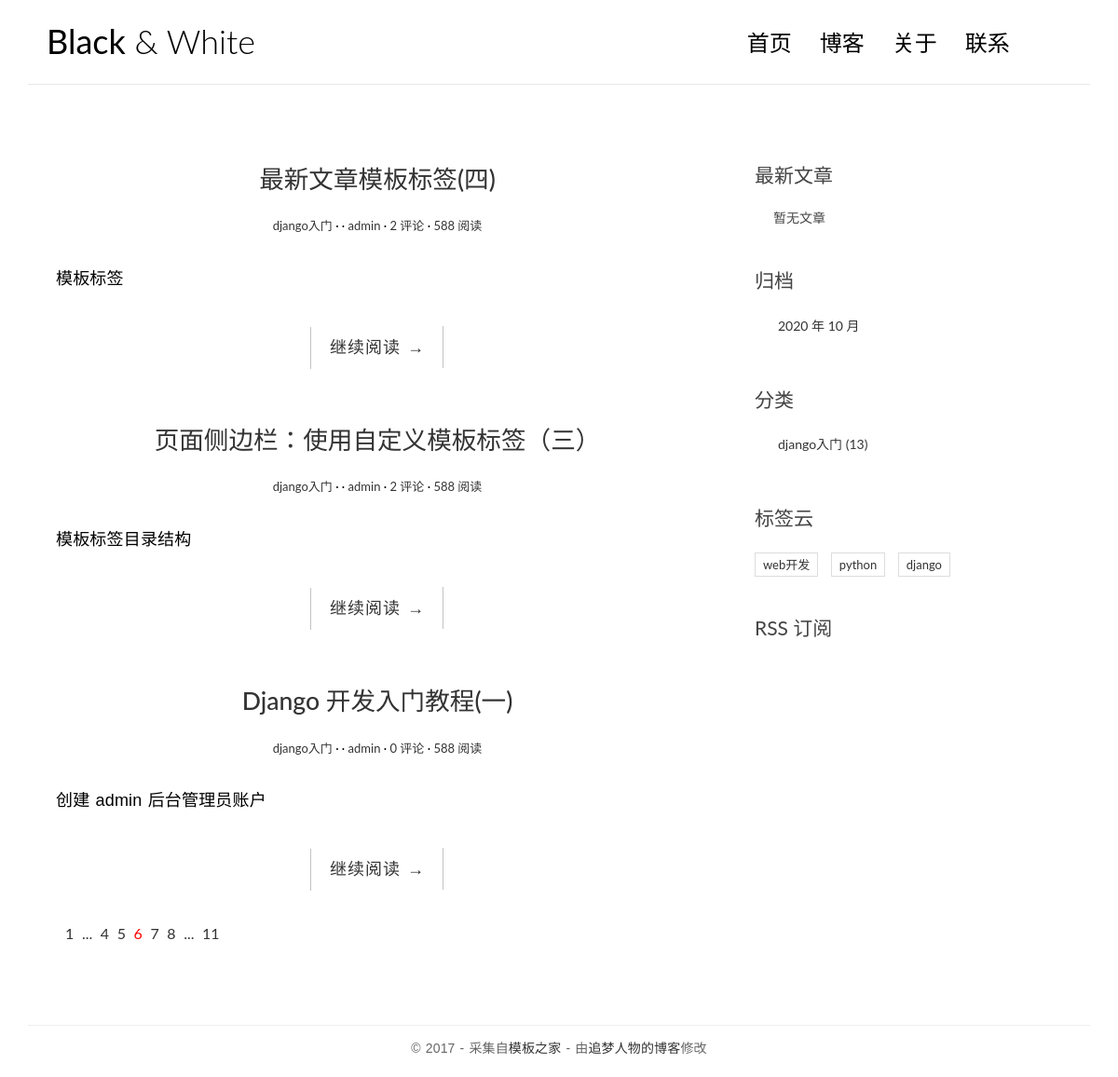
The page / on the database its author committed.
### blog/models.py (models this page shows, shortened)
class Post(models.Model):
    title = models.CharField('标题', max_length=70)
    body = models.TextField('正文')
    modified_time = models.DateTimeField('修改时间')
    created_time = models.DateTimeField('创建时间', default=timezone.now)
    excerpt = models.CharField('摘要', max_length=200, blank=True)
    category = models.ForeignKey(Category, verbose_name='分类', on_delete=models.CASCADE)
    tags = models.ManyToManyField(Tag, verbose_name='标签', blank=True)
    author = models.ForeignKey(User, verbose_name='作者', on_delete=models.CASCADE)
    class Meta:
        verbose_name = '文章'
        verbose_name_plural = verbose_name
        ordering = ['-created_time']
    def get_absolute_url(self):
        return reverse('blog:detail', kwargs={'pk': self.pk})

class Category(models.Model):
    name = models.CharField(max_length=100)
    class Meta:
        verbose_name = '分类'
        verbose_name_plural = verbose_name

class Tag(models.Model):
    name = models.CharField(max_length=100)
    class Meta:
        verbose_name = '标签'
        verbose_name_plural = verbose_name

### blog/views.py (the view)
# urls.py: path('', views.index, name='index'),
def index(request):
    post_list = Post.objects.all().order_by('-created_time')
    return render(request, 'blog/index.html', context={'post_list':post_list})

### blog/templatetags/blog_extras.py (called while the page is built)
@register.inclusion_tag('blog/inclusions/_recent_posts.html', takes_context=True)
def show_recent_posts(context, num=5):
    return {
        'recent_post_list': Post.objects.all().order_by('-created_time')[:num]
    }

@register.inclusion_tag('blog/inclusions/_archives.html', takes_context=True)
def show_archives(context):
    return {
        'date_list': Post.objects.dates('created_time', 'month', order='DESC'),
    }

@register.inclusion_tag('blog/inclusions/_categories.html', takes_context=True)
def show_categories(context):
    return {
        'category_list': Category.objects.all(),
    }

@register.inclusion_tag('blog/inclusions/_tags.html', takes_context=True)
def show_tags(context):
    return {
        'tag_list': Tag.objects.all(),
    }

### templates/blog/index.html (shortened to what this page needs)
{% extends 'base.html' %}
{% load static %}
                {% block main %}
                {% for post in post_list %}
                <article class="post post-1">
                    <header class="entry-header">
                        <h1 class="entry-title">
                            <a href="{{ post.get_absolute_url }}">{{ post.title }}</a>
                        </h1>
                        <div class="entry-meta">
                            <span class="post-category"><a href="#">{{ post.category.name }}</a></span>
                            <span class="post-date"></span>
                            <span class="post-author"><a href="#">{{ post.author }}</a></span>
                            <span class="comments-link"><a href="{{ post.get_absolute_url }}#comment-area">{{ post.comment_set.count }} 评论</a></span>
                            <span class="views-count"><a href="#">588 阅读</a></span>
                        </div>
                    </header>
                    <div class="entry-content clearfix">
                        <p>{{ post.excerpt }}</p>
                        <div class="read-more cl-effect-14">
                            <a href="{{ post.get_absolute_url }}" class="more-link">继续阅读 <span class="meta-nav">→</span></a>
                        </div>
                    </div>
                </article>
                {% empty %}
                <div class="no-post">暂时还没有发布文章</div>
                {% endfor %}
                <div class="pagination">
                    <ul>
                        <li><a href="">1</a></li>
                        <li><a href="">...</a></li>
                        <li><a href="">4</a></li>
                        <li><a href="">5</a></li>
                        <li class="current"><a href="">6</a></li>
                        <li><a href="">7</a></li>
                        <li><a href="">8</a></li>
                        <li><a href="">...</a></li>
                        <li><a href="">11</a></li>
                    </ul>
                </div>
                {% endblock main %}

### templates/base.html (shortened to what this page needs)
{% load static %}
{% load blog_extras %}
<!DOCTYPE html>
<html>
<head>
    <link rel="stylesheet" href="http://code.ionicframework.com/ionicons/2.0.1/css/ionicons.min.css">
    <link rel="stylesheet" href="{% static 'blog/css/bootstrap.min.css'%}">
    <link rel="stylesheet" href="{% static 'blog/css/pace.css' %}">
    <link rel="stylesheet" href="{% static 'blog/css/custom.css' %}">
    <link href="https://cdn.bootcss.com/highlight.js/9.15.8/styles/github.min.css" rel="stylesheet">
</head>
<body>
<div class="container">
    <header id="site-header">
        <div class="row">
            <div class="col-md-4 col-sm-5 col-xs-8">
                <div class="logo">
                    <h1><a href="{% url 'blog:index' %}"><b>Black</b> &amp; White</a></h1>
                </div>
            </div>
            <div class="col-md-8 col-sm-7 col-xs-4">
                <nav class="main-nav" role="navigation">
                    <div class="collapse navbar-collapse" id="bs-example-navbar-collapse-1">
                        <ul class="nav navbar-nav navbar-right">
                            <li class="cl-effect-11"><a href="{% url 'blog:index' %}" data-hover="首页">首页</a></li>
                            <li class="cl-effect-11"><a href="full-width.html" data-hover="博客">博客</a></li>
                            <li class="cl-effect-11"><a href="about.html" data-hover="关于">关于</a></li>
                            <li class="cl-effect-11"><a href="contact.html" data-hover="联系">联系</a></li>
                        </ul>
                    </div>
                </nav>
            </div>
        </div>
    </header>
</div>
<div class="content-body">
    <div class="container">
        <div class="row">
            <main class="col-md-8">
                {% block main %}
                {% endblock main %}
            </main>
            <aside class="col-md-4">
                 {% show_recent_posts 10 %}
                 {% show_archives %}
                 {% show_categories %}
                 {% show_tags %}
                <div class="rss">
                    <a href=""> RSS 订阅</a>
                </div>
            </aside>
        </div>
    </div>
</div>
<footer id="site-footer">
    <div class="container">
        <div class="row">
            <div class="col-md-12">
                <p class="copyright">&copy 2017 - 采集自<a href="http://www.cssmoban.com/"
                                                        target="_blank" title="模板之家">模板之家</a>
                    - 由<a href="http://zmrenwu.com/" title="网页模板" target="_blank">追梦人物的博客</a>修改
                </p>
            </div>
        </div>
    </div>
</footer>
<body>
</body>
</body>
</html>

### templates/blog/inclusions/_recent_posts.html
<div class="widget widget-recent-posts">
    <h3 class="widget-title">最新文章</h3>
    <ul>
        {% for post in rencent_post_list %}
        <li>
            <a href="{{ post.get_absolute_url }}">{{ post.title }}</a>
        </li>
        {% empty %}
            暂无文章
        {% endfor %}
    </ul>
</div>

### templates/blog/inclusions/_archives.html
<div class="widget widget-archives">
  <h3 class="widget-title">归档</h3>
  <ul>
    {% for date in date_list %}
      <li>
        <a href="{% url 'blog:archive' date.year date.month %}">
            {{ date.year }} 年 {{ date.month }} 月
        </a>
      </li>
    {% empty %}
      暂无归档！
    {% endfor %}
  </ul>
</div>

### templates/blog/inclusions/_categories.html
<div class="widget widget-category">
    <h3 class="widget-title">分类</h3>
    <ul>
        {% for category in category_list %}
        <li>
            <a href="{% url 'blog:category' category.pk %}">{{ category.name }} <span class="post-count">(13)</span></a>
        </li>
        {% empty %}
            暂无分类
        {% endfor %}
    </ul>
</div>

### templates/blog/inclusions/_tags.html
<div class="widget widget-tag-cloud">
    <h3 class="widget-title">标签云</h3>
    <ul>
        {% for tag in tag_list %}
        <li>
            <a href="{% url 'blog:tag' tag.pk %}">{{ tag.name }}</a>
        </li>
        {% empty %}
            暂无标签
        {% endfor %}
    </ul>
</div>

### blog/static/blog/css/custom.css (style rules this page uses)
* { outline: none; }
h1, h2, h3, h4, h5, h6 { margin-top: 0; }
b { font-weight: 400; }
a { color: #333; }
body { color: #444; font-family: 'Lato', sans-serif; }
p { font-family: 'Ubuntu', sans-serif; font-weight: 400; word-spacing: 1px; letter-spacing: 0.01em; }
#site-header { background-color: #FFF; padding: 25px 20px; margin-bottom: 40px; border-bottom: 1px solid #e7e7e7; }
.logo h1 a { color: #000; }
.logo h1 { margin: 0; font-family: 'Lato', sans-serif; font-weight: 300; }
.main-nav { margin-top: 11px; max-width: 95%; }
.main-nav a { color: #000000 !important; padding: 0 0 5px 0 !important; margin-right: 30px; font-family: 'Lato', sans-serif; font-weight: 300; font-size: 24px; }
.cl-effect-11 a { padding: 10px 0; color: #0972b4; text-shadow: none; }
.cl-effect-11 a::before { position: absolute; top: 0; left: 0; overflow: hidden; padding: 0 0 5px 0 !important; max-width: 0; border-bottom: 1px solid #000; color: #000; content: attr(data-hover); white-space: nowrap; -webkit-transition: max-width 0.5s; -moz-transition: max-width 0.5s; transition: max-width 0.5s; }
.content-body { padding-bottom: 4em; }
.post { background: #fff; padding: 30px 30px 0; }
.entry-title { text-align: center; font-size: 1.9em; margin-bottom: 20px; line-height: 1.6; padding: 10px 20px 0; }
.entry-meta { text-align: center; color: #DDDDDD; font-size: 13px; margin-bottom: 30px; }
.entry-content { font-size: 18px; line-height: 1.9; font-weight: 300; color: #000; }
.post-category::after, .post-date::after, .post-author::after, .comments-link::after { content: ' ·'; color: #000; }
.read-more { font-family: 'Ubuntu', sans-serif; font-weight: 400; word-spacing: 1px; letter-spacing: 0.01em; text-align: center; margin-top: 20px; }
.cl-effect-14 a { padding: 0 20px; height: 45px; line-height: 45px; position: relative; display: inline-block; margin: 15px 25px; letter-spacing: 1px; font-weight: 400; text-shadow: 0 0 1px rgba(255, 255, 255, 0.3); }
.cl-effect-14 a::before, .cl-effect-14 a::after { position: absolute; width: 45px; height: 1px; background: #C3C3C3; content: ''; -webkit-transition: all 0.3s; -moz-transition: all 0.3s; transition: all 0.3s; pointer-events: none; }
.cl-effect-14 a::before { top: 0; left: 0; -webkit-transform: rotate(90deg); -moz-transform: rotate(90deg); transform: rotate(90deg); -webkit-transform-origin: 0 0; -moz-transform-origin: 0 0; transform-origin: 0 0; }
.cl-effect-14 a::after { right: 0; bottom: 0; -webkit-transform: rotate(90deg); -moz-transform: rotate(90deg); transform: rotate(90deg); -webkit-transform-origin: 100% 0; -moz-transform-origin: 100% 0; transform-origin: 100% 0; }
.widget { background: #fff; padding: 30px 0 0; }
.widget-title { font-size: 1.5em; margin-bottom: 20px; line-height: 1.6; padding: 10px 0 0; font-weight: 400; }
.widget-recent-posts ul { padding: 0; margin: 0; padding-left: 20px; }
.widget-archives ul { padding: 0; margin: 0; padding-left: 25px; }
.widget-archives ul li { list-style-type: none; position: relative; line-height: 170%; margin-bottom: 10px; }
.widget-archives ul li::before { content: '\f3f3'; font-family: "Ionicons"; position: absolute; left: -25px; top: 1px; font-size: 16px; color: #000; }
.widget-category ul { padding: 0; margin: 0; padding-left: 25px; }
.widget-category ul li { list-style-type: none; position: relative; line-height: 170%; margin-bottom: 10px; }
.widget-category ul li::before { content: '\f3fe'; font-family: "Ionicons"; position: absolute; left: -25px; top: 1px; font-size: 18px; color: #000; }
.widget-tag-cloud ul { padding: 0; margin: 0; margin-right: -10px; }
.widget-tag-cloud ul li { list-style-type: none; font-size: 13px; display: inline-block; margin-right: 10px; margin-bottom: 10px; padding: 3px 8px; border: 1px solid #ddd; }
.rss { font-size: 21px; margin-top: 30px; }
.rss a { color: #444; }
#site-footer { padding-top: 10px; padding: 0 0 1.5em 0; }
.copyright { text-align: center; padding-top: 1em; margin: 0; border-top: 1px solid #eee; color: #666; }
.pagination ul { list-style: none; }
.pagination ul li { display: inline-block; font-size: 16px; margin-right: 5px; }
.current a { color: red; }

### rows shown on the page
Post: title "最新文章模板标签(四)", category.name "django入门", author "admin", comment_set.count "2", excerpt "模板标签"
Post: title "页面侧边栏：使用自定义模板标签（三）", category.name "django入门", author "admin", comment_set.count "2", excerpt "模板标签目录结构"
Post: title "Django 开发入门教程(一)", category.name "django入门", author "admin", comment_set.count "0", excerpt "创建 admin 后台管理员账户"
Category: name "django入门"
Tag: name "web开发"
Tag: name "python"
Tag: name "django"

### other values the page prints
{{ date.year }} "2020"
{{ date.month }} "10"
